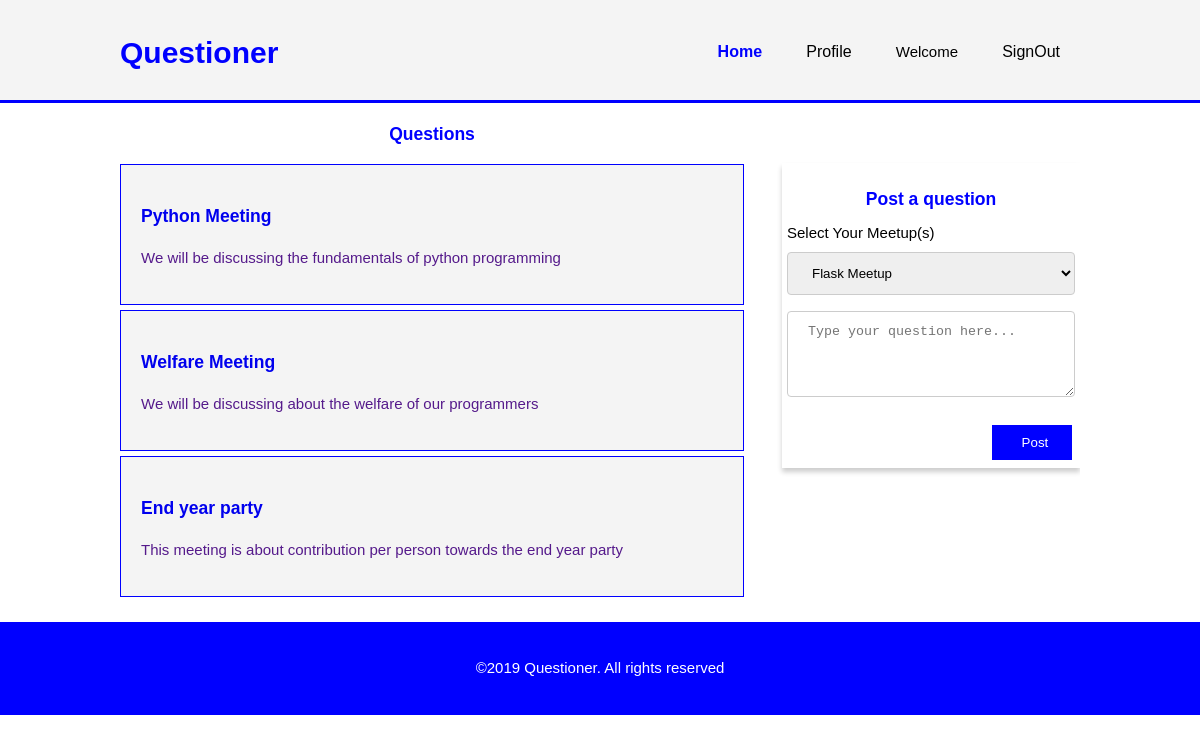
/home/, run on the app's committed database.
### meetings/models.py (models this page shows, shortened)
class Meeting(models.Model):
    name=models.CharField(max_length=200, unique=True)
    description=models.CharField(max_length=200)

### meetings/views.py (the view)
# urls.py: 2. Add a URL to urlpatterns:  path('', views.home, name='home')
def home(request):
    meetings = Meeting.objects.all()
    return render(request, 'home.html', {'meetings': meetings})

### meetings/templates/home.html (shortened to what this page needs)
{% load static %} <!DOCTYPE html>
<html>
<head>
    <link rel="stylesheet" href="{% static 'css/home.css' %}">
</head>
<body>
    <header>
        <div class="container">
            <div id="branding">
                <h1> <span class="highlight">Questioner</span></h1>
            </div>
            <nav>
                <ul>
                    <li class="current"><a href="{% url 'home' %}">Home</a></li>
                    <li><a href="profile.html">Profile</a></li>
                    <li>Welcome {{user.username}}</li>
                    <li><a href="index.html">SignOut</a></li>
                </ul>
            </nav>
        </div>
    </header>
    <section id="main">
        <div class="container">
            <article id="main-col">
                <h1>Questions</h1>
                <ul id="questions">
                    {% for meeting in meetings %}
                    <li>
                        <h3><a href="{% url 'detail' meeting.id %}">{{meeting.name}}</a> </h3>
                        <p><a href="">{{meeting.description}}</a> </p>
                        {% endfor %}
                    </li>
                </ul>
            </article>
            <aside id="sidebar">
                <h3>Post a question</h3>
                <form action="">
                    <label for="meetup">Select Your Meetup(s)</label> <br>
                    <select class="custom-select" name="meetup">
                        <option value="">Flask Meetup</option>
                    </select>
                    <textarea rows="4" cols="40" placeholder="Type your question here..."></textarea>
                    <button input type="button" class="post-btn">Post</button>
                </form>
            </aside>
        </div>
    </section>
    <footer>
        <p>&copy;2019 Questioner. All rights reserved</p>
    </footer>
</body>
</html>

### meetings/static/css/home.css (style rules this page uses)
body { font-family: Arial, Helvetica, sans-serif; font-size: 15px; line-height: 1.5; margin: 0; padding: 0; }
.container { width: 80%; margin: auto; overflow: hidden; }
ul { margin: 0; padding: 0; }
header { background-color: #f4f4f4; padding-top: 30px; min-height: 70px; border-bottom: #0000FF 3px solid; }
header a { color: #000000; text-decoration: none; font-size: 16px; }
header li { display: inline; padding: 0 20px 0 20px; }
header #branding { float: left; }
header #branding h1 { margin: 0; }
header nav { float: right; margin-top: 10px; }
header .highlight, header .current a { color: #0000FF; font-weight: bold; }
ul#questions li { list-style: none; padding: 20px; border: #0000FF 1px solid; margin-bottom: 5px; background-color: #f4f4f4; }
ul#questions a { text-decoration: none; }
article h1 { color: #0000FF; text-align: center; }
.post-btn { float: right; background-color: #0000FF; color: #ffffff; width: 30%; cursor: pointer; border: 3px solid; margin-top: 10px; margin-right:0; padding: 10px 30px; text-align: center; }
aside#sidebar { float: right; width: 30%; margin-top: 60px; box-shadow: 0 4px 5px 0 rgba(0,0,0,0.2); transition: 0.3s; padding: 5px 5px; position: relative; margin-bottom: 130px; margin-right: auto; margin-left: auto; }
aside#sidebar h3 { text-align: center; margin-bottom: 10px; color: #0000FF; }
aside#sidebar textarea { width: 100%; padding: 12px 20px; margin: 8px 0; display: inline-block; border: 1px solid #ccc; border-radius: 4px; box-sizing: border-box; color: #000000; }
.custom-select { position: relative; font-family: Arial; width: 100%; padding: 12px 20px; margin: 8px 0; display: inline-block; border: 1px solid #ccc; border-radius: 4px; box-sizing: border-box; }
article#main-col { float: left; width: 65% }
footer { padding: 20px; margin-top: 20px; text-align: center; color: #ffffff; background-color: #0000FF; }

### data on the page
Meeting: name "Python Meeting", description "We will be discussing the fundamentals of python programming"
Meeting: name "Welfare Meeting", description "We will be discussing about the welfare of our programmers"
Meeting: name "End year party", description "This meeting is about contribution per person towards the end year party"
